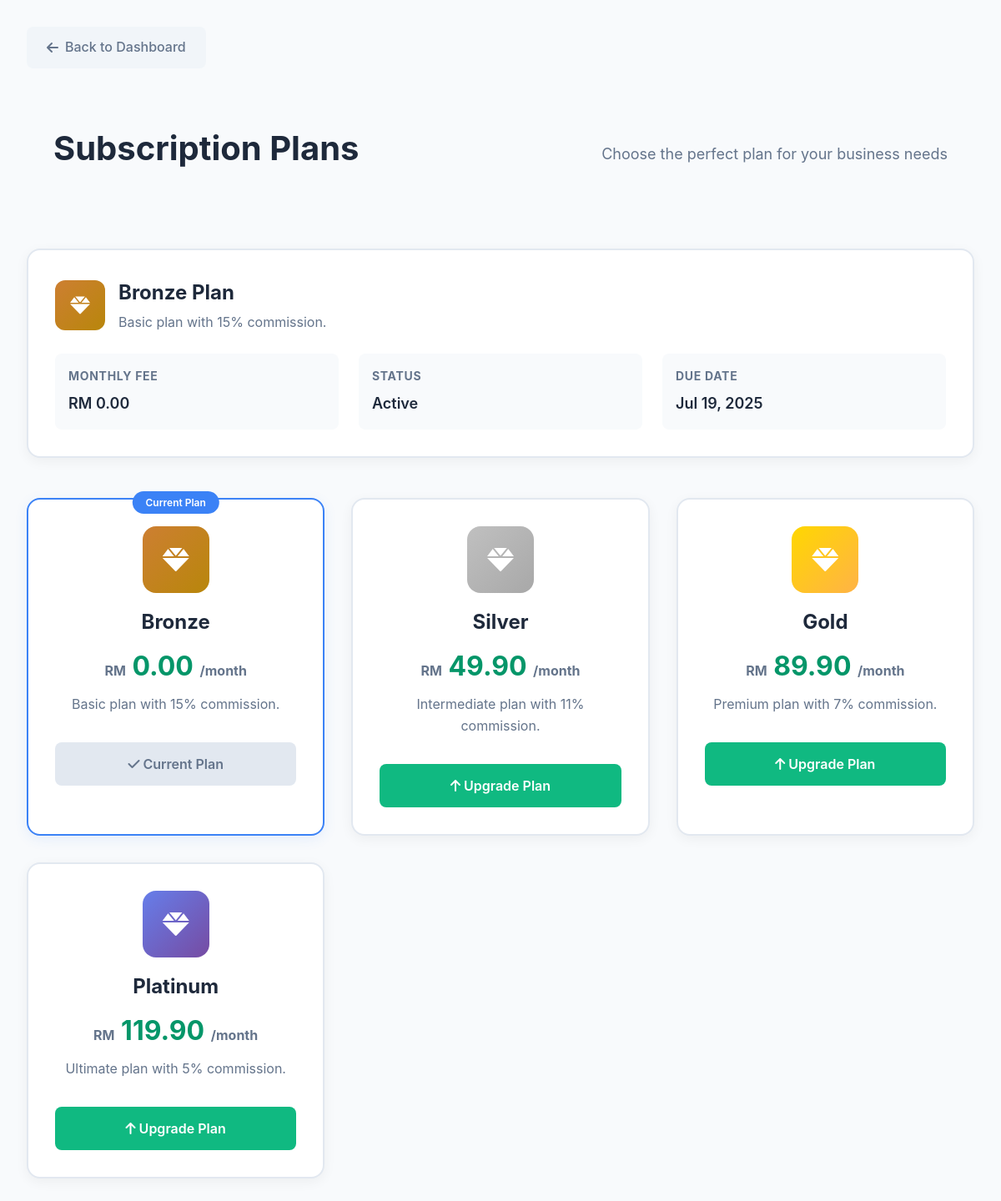
Screenshot of /v1/subscription/subscription-plan.php (signed in) with the database file from the repository.
### tables this page shows
CREATE TABLE `subscription_tiers` (
  `tier_id` int(11) NOT NULL,
  `name` varchar(50) NOT NULL,
  `monthly_fee` decimal(10,2) NOT NULL,
  `commission_percent` decimal(5,2) NOT NULL,
  `description` text DEFAULT NULL,
  `is_archive` tinyint(1) DEFAULT 0
);

### services/AuthService.php (called while the page is built, shortened)
<?php
class AuthService
{
    private $userModel;
    public function __construct()
    {
        $this->userModel = ModelLoader::load('User');
    }
    public function getCurrentUser()
    {
        $userId = $_SESSION['user_id'] ?? null;
        $db = $this->userModel->getDb();
        $stmt = $db->prepare("
            SELECT u.user_id, u.name, u.email, u.role, u.profile_picture, u.last_login_at,
                   GROUP_CONCAT(r.role_name) as roles,
                   GROUP_CONCAT(DISTINCT p.permission_name) as permissions
            FROM users u
            LEFT JOIN user_roles ur ON u.user_id = ur.user_id AND ur.is_active = 1
            LEFT JOIN roles r ON ur.role_id = r.role_id AND r.is_active = 1
            LEFT JOIN role_permissions rp ON r.role_id = rp.role_id
            LEFT JOIN permissions p ON rp.permission_id = p.permission_id AND p.is_active = 1
            WHERE u.user_id = ? AND u.is_active = 1 AND u.is_archive = 0
            GROUP BY u.user_id
        ");
        $stmt->execute([$userId]);
        return $stmt->fetch();
    }
}

### models/BaseModel.php (called while the page is built, shortened)
<?php
abstract class BaseModel
{
    protected $db;
    protected $table;
    protected $primaryKey = 'id';
    protected $softDeletes = false;
    public function __construct()
    {
        $this->db = $this->getConnection();
    }
    protected function getConnection()
    {
        static $connection = null;
        if ($connection === null) {
            try {
                $host = 'localhost';
                $user = 'root';
                $pass = '';
                $dbname = 'group_assignment';
                $connection = new PDO(
                    "mysql:host=$host;dbname=$dbname;charset=utf8mb4",
                    $user,
                    $pass,
                    [
                        PDO::ATTR_ERRMODE => PDO::ERRMODE_EXCEPTION,
                        PDO::ATTR_DEFAULT_FETCH_MODE => PDO::FETCH_ASSOC,
                        PDO::ATTR_EMULATE_PREPARES => false,
                    ]
                );
            } catch (PDOException $e) {
                die("Connection failed: " . $e->getMessage());
            }
        }
        return $connection;
    }
    public function find($id) {
        $sql = "SELECT * FROM {$this->table} WHERE {$this->primaryKey} = ?";
        $params = [$id];
        $stmt = $this->db->prepare($sql);
        $stmt->execute($params);
        return $stmt->fetch();
    }
    public function findAll($conditions = [], $limit = null, $offset = 0) {
        $sql = "SELECT * FROM {$this->table}";
        $params = [];
        if ($this->softDeletes) {
            $sql .= " WHERE is_archive = 0";
        } else {
            $sql .= " WHERE 1=1";
        }
        if (!empty($conditions)) {
            foreach ($conditions as $field => $value) {
                $sql .= " AND {$field} = ?";
                $params[] = $value;
            }
        }
        $stmt = $this->db->prepare($sql);
        $stmt->execute($params);
        return $stmt->fetchAll();
    }
    public function __destruct() {
        $this->db = null;
    }
}
?>

### v1/subscription/subscription-plan.php (the view, shortened to what this page needs)
<?php
require_once __DIR__ . '/../../services/AuthService.php';
$authService = new AuthService();
$authService->requireAuth('/agrimarket-erd/v1/auth/login/');
$currentUser = $authService->getCurrentUser();
function getVendorSubscriptionDetails($currentUser) {
    $vendorModel = new Vendor();
    $vendor = $vendorModel->findAll(['user_id' => $currentUser['user_id']]);
    $vendorId = $vendor[0]['vendor_id'];
    $subscriptionTierId = $vendor[0]['subscription_tier_id'] ?? $vendor[0]['tier_id'];
    $subscriptionTierModel = new SubscriptionTier();
    $subscriptionTier = $subscriptionTierModel->find($subscriptionTierId);
    $vendorSubscriptionModel = new VendorSubscription();
    $activeSubscription = $vendorSubscriptionModel->findAll([
        'vendor_id' => $vendorId,
        'is_active' => 1
    ]);
    $subscriptionDetails = [
        'tier_name' => $subscriptionTier['name'],
        'description' => $subscriptionTier['description'],
        'monthly_fee' => $subscriptionTier['monthly_fee'],
        'due_date' => null,
        'is_active' => false,
        'vendor_id' => $vendorId,
        'tier_id' => $subscriptionTierId
    ];
    if (!empty($activeSubscription)) {
        $subscriptionDetails['due_date'] = $activeSubscription[0]['end_date'];
        $subscriptionDetails['is_active'] = true;
    }
    return $subscriptionDetails;
}
function getSubscriptionTierColor($tierName) {
    $tierName = strtolower(trim($tierName));
    switch ($tierName) {
        case 'bronze':
            return 'linear-gradient(135deg, #cd7f32, #b8860b)';
        case 'silver':
            return 'linear-gradient(135deg, #c0c0c0, #a8a8a8)';
        case 'gold':
            return 'linear-gradient(135deg, #ffd700, #ffb347)';
        case 'platinum':
            return 'linear-gradient(135deg, #667eea, #764ba2)';
    }
}
$currentSubscription = getVendorSubscriptionDetails($currentUser);
$subscriptionTierModel = new SubscriptionTier();
$allTiers = $subscriptionTierModel->findAll();
$backLink = '/agrimarket-erd/v1/dashboard/';
$backText = 'Back to Dashboard';
?>
<!DOCTYPE html>
<html lang="en">
<head>
    <link rel="stylesheet" href="../components/main.css">
    <link rel="stylesheet" href="style.css">
    <link href="https://cdnjs.cloudflare.com/ajax/libs/font-awesome/6.0.0/css/all.min.css" rel="stylesheet">
</head>
<body>
    <div class="subscription-container">
        <a href="<?php echo $backLink; ?>" class="back-button">
            <i class="fas fa-arrow-left"></i>
            <?php echo $backText; ?>
        </a>
        <div class="page-header">
            <h1>Subscription Plans</h1>
            <p>Choose the perfect plan for your business needs</p>
        </div>
        <?php if ($currentSubscription): ?>
        <div class="current-plan-section">
            <div class="current-plan-header">
                <div class="current-plan-icon" style="background: <?php echo getSubscriptionTierColor($currentSubscription['tier_name']); ?>;">
                    <i class="fas fa-gem"></i>
                </div>
                <div class="current-plan-info">
                    <h2><?php echo htmlspecialchars($currentSubscription['tier_name']); ?> Plan</h2>
                    <p><?php echo htmlspecialchars($currentSubscription['description']); ?></p>
                </div>
            </div>
            <div class="plan-details">
                <div class="plan-detail">
                    <h4>Monthly Fee</h4>
                    <p>RM <?php echo number_format($currentSubscription['monthly_fee'], 2); ?></p>
                </div>
                <div class="plan-detail">
                    <h4>Status</h4>
                    <p><?php echo $currentSubscription['is_active'] ? 'Active' : 'Inactive'; ?></p>
                </div>
                <?php if ($currentSubscription['due_date']): ?>
                <div class="plan-detail">
                    <h4>Due Date</h4>
                    <p><?php echo date('M j, Y', strtotime($currentSubscription['due_date'])); ?></p>
                </div>
                <?php endif; ?>
            </div>
        </div>
        <?php endif; ?>
        <div class="plans-grid">
            <?php foreach ($allTiers as $tier): ?>
            <?php
            $isCurrentPlan = $currentSubscription && $currentSubscription['tier_id'] == $tier['tier_id'];
            $isUpgrade = $currentSubscription && $tier['monthly_fee'] > $currentSubscription['monthly_fee'];
            $isDowngrade = $currentSubscription && $tier['monthly_fee'] < $currentSubscription['monthly_fee'];
            ?>
            <div class="plan-card <?php echo $isCurrentPlan ? 'current' : ''; ?>">
                <div class="plan-header">
                    <div class="plan-icon" style="background: <?php echo getSubscriptionTierColor($tier['name']); ?>;">
                        <i class="fas fa-gem"></i>
                    </div>
                    <h3 class="plan-name"><?php echo htmlspecialchars($tier['name']); ?></h3>
                    <div class="plan-price">
                        <span class="currency">RM</span>
                        <?php echo number_format($tier['monthly_fee'], 2); ?>
                        <span style="font-size: 1rem; color: #64748b;">/month</span>
                    </div>
                    <p class="plan-description"><?php echo htmlspecialchars($tier['description']); ?></p>
                </div>
                <form method="POST" style="margin-top: auto;">
                    <?php if ($isCurrentPlan): ?>
                    <button type="button" class="plan-action current" disabled>
                        <i class="fas fa-check"></i>
                        Current Plan
                    </button>
                    <?php else: ?>
                    <button type="submit" name="change_plan" class="plan-action <?php echo $isUpgrade ? 'upgrade' : ($isDowngrade ? 'downgrade' : 'upgrade'); ?>">
                        <i class="fas fa-<?php echo $isUpgrade ? 'arrow-up' : ($isDowngrade ? 'arrow-down' : 'check'); ?>"></i>
                        <?php echo $isUpgrade ? 'Upgrade' : ($isDowngrade ? 'Downgrade' : 'Select'); ?> Plan
                    </button>
                    <?php endif; ?>
                </form>
            </div>
            <?php endforeach; ?>
        </div>
    </div>
</body>
</html>

### v1/components/main.css (style rules this page uses)
:root { --primary-color: #3b82f6; --secondary-color: #64748b; --success-color: #10b981; --danger-color: #ef4444; --warning-color: #f59e0b; --info-color: #06b6d4; --light-color: #f1f5f9; --dark-color: #1e293b; --white-color: #ffffff; --gray-50: #f9fafb; --gray-100: #f3f4f6; --gray-200: #e5e7eb; --gray-300: #d1d5db; --gray-400: #9ca3af; --gray-500: #6b7280; --gray-600: #4b5563; --gray-700: #374151; --gray-800: #1f2937; --gray-900: #111827; --border-color: #e5e7eb; --shadow-sm: 0 1px 2px 0 rgba(0, 0, 0, 0.05); --shadow: 0 1px 3px 0 rgba(0, 0, 0, 0.1), 0 1px 2px 0 rgba(0, 0, 0, 0.06); --shadow-md: 0 4px 6px -1px rgba(0, 0, 0, 0.1), 0 2px 4px -1px rgba(0, 0, 0, 0.06); --shadow-lg: 0 10px 15px -3px rgba(0, 0, 0, 0.1), 0 4px 6px -2px rgba(0, 0, 0, 0.05); --shadow-xl: 0 20px 25px -5px rgba(0, 0, 0, 0.1), 0 10px 10px -5px rgba(0, 0, 0, 0.04); }
* { margin: 0; padding: 0; box-sizing: border-box; }
*::before, *::after { box-sizing: border-box; }
body { font-family: -apple-system, BlinkMacSystemFont, 'Segoe UI', Roboto, Oxygen, Ubuntu, Cantarell, 'Helvetica Neue', sans-serif; background-color: #f8fafc; color: #1f2937; line-height: 1.6; font-size: 16px; overflow-x: hidden; -webkit-font-smoothing: antialiased; -moz-osx-font-smoothing: grayscale; }
html { scroll-behavior: smooth; }
a { text-decoration: none; color: inherit; transition: all 0.3s ease; }
button { cursor: pointer; border: none; background: none; font-family: inherit; transition: all 0.3s ease; }
.page-header { padding: 2rem; display: flex; justify-content: space-between; align-items: center; color: white; }
.page-header p { color: rgba(255, 255, 255, 0.9); margin: 0.5rem 0 0 0; font-size: 0.875rem; }

### rows the page displays
subscription_tiers: name "Bronze", description "Basic plan with 15% commission.", monthly_fee "0.00", shows "Current Plan"
subscription_tiers: name "Silver", monthly_fee "49.90", description "Intermediate plan with 11% commission.", shows "Upgrade", shows "Plan"
subscription_tiers: name "Gold", monthly_fee "89.90", description "Premium plan with 7% commission.", shows "Upgrade", shows "Plan"
subscription_tiers: name "Platinum", monthly_fee "119.90", description "Ultimate plan with 5% commission.", shows "Upgrade", shows "Plan"

### other values shown
$backText "Back to Dashboard"
date('M j, Y', strtotime($currentSubscription['due_date'])) "Jul 19, 2025"
